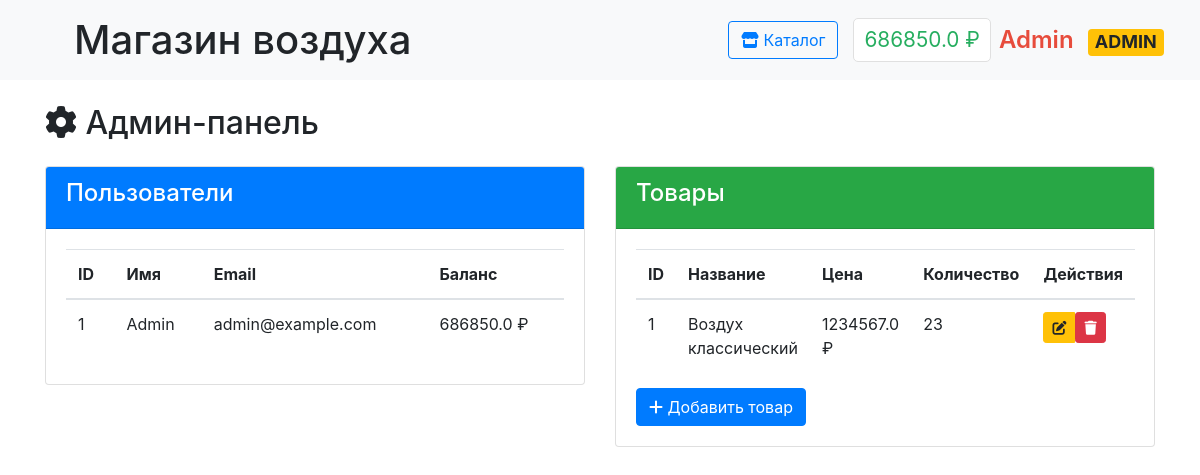
Page /admin (signed in) on the earlier database version.
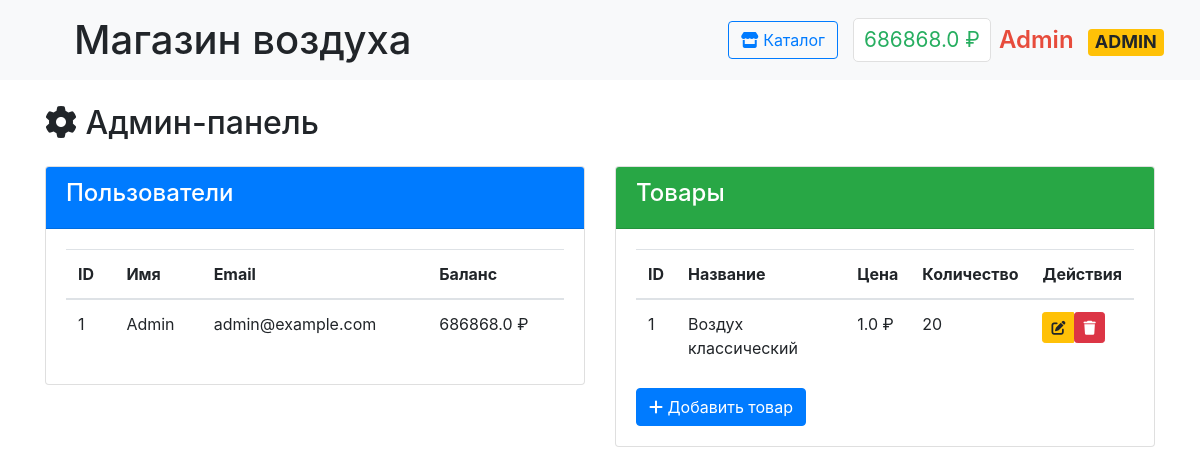
Same page on the later database version.
### data/users.py (models this page shows, shortened)
class User(SqlAlchemyBase, UserMixin):
    __tablename__ = 'users'
    id = Column(Integer, primary_key=True, autoincrement=True)
    surname = Column(String, nullable=False)
    name = Column(String, nullable=False)
    email = Column(String, unique=True, nullable=False)
    hashed_password = Column(String, nullable=False)
    balance = Column(Float, default=0)
    is_admin = Column(Boolean, default=False)

### data/products.py (models this page shows)
class Product(SqlAlchemyBase):
    __tablename__ = 'products'
    id = sa.Column(sa.Integer, primary_key=True, autoincrement=True)
    title = sa.Column(sa.String, nullable=False)
    description = sa.Column(sa.Text)
    price = sa.Column(sa.Float, nullable=False)
    quantity = sa.Column(sa.Integer, default=0)
    image_url = sa.Column(sa.String)
    category = sa.Column(sa.String)
    created_at = sa.Column(sa.DateTime, default=sa.func.now())
    is_available = sa.Column(sa.Boolean, default=True)

### main.py (the view)
@app.route('/admin')
@login_required
def admin_panel():
    if not current_user.is_admin:
        abort(403)
    db_sess = db_session.create_session()
    users = db_sess.query(User).all()
    products = db_sess.query(Product).all()
    return render_template('admin_panel.html',
                           users=users,
                           products=products)

### data/db_session.py (called while the page is built)
def create_session() -> Session:
    global __factory
    return __factory()

### main.py (called while the page is built)
@login_manager.user_loader
def load_user(user_id):
    db_sess = db_session.create_session()
    return db_sess.get(User, user_id)

### templates/admin_panel.html
{% extends "base.html" %}
{% block content %}
<div class="container mt-4">
    <h2><i class="fas fa-cog"></i> Админ-панель</h2>
    <div class="row mt-4">
        <div class="col-md-6">
            <div class="card">
                <div class="card-header bg-primary text-white">
                    <h4>Пользователи</h4>
                </div>
                <div class="card-body">
                    <table class="table">
                        <thead>
                            <tr>
                                <th>ID</th>
                                <th>Имя</th>
                                <th>Email</th>
                                <th>Баланс</th>
                            </tr>
                        </thead>
                        <tbody>
                            {% for user in users %}
                            <tr>
                                <td>{{ user.id }}</td>
                                <td>{{ user.name }}</td>
                                <td>{{ user.email }}</td>
                                <td>{{ user.balance }} ₽</td>
                            </tr>
                            {% endfor %}
                        </tbody>
                    </table>
                </div>
            </div>
        </div>
        <div class="col-md-6">
            <div class="card">
                <div class="card-header bg-success text-white">
                    <h4>Товары</h4>
                </div>
                <div class="card-body">
                    <table class="table">
                        <thead>
                            <tr>
                                <th>ID</th>
                                <th>Название</th>
                                <th>Цена</th>
                                <th>Количество</th>
                                <th>Действия</th>
                            </tr>
                        </thead>
                        <tbody>
                            {% for product in products %}
                            <tr>
                                <td>{{ product.id }}</td>
                                <td>{{ product.title }}</td>
                                <td>{{ product.price }} ₽</td>
                                <td>{{ product.quantity }}</td>
                                <td>
                                    <div class="btn-group" role="group">
                                        <a href="{{ url_for('edit_product', id=product.id) }}"
                                           class="btn btn-sm btn-warning"
                                           title="Редактировать">
                                            <i class="fas fa-edit"></i>
                                        </a>
                                        <form action="{{ url_for('delete_product', id=product.id) }}"
                                              method="POST"
                                              style="display: inline;">
                                            <button type="submit"
                                                    class="btn btn-sm btn-danger"
                                                    onclick="return confirm('Вы уверены, что хотите удалить этот товар?')"
                                                    title="Удалить">
                                                <i class="fas fa-trash"></i>
                                            </button>
                                        </form>
                                    </div>
                                </td>
                            </tr>
                            {% endfor %}
                        </tbody>
                    </table>
                    <div class="mt-3">
                        <a href="{{ url_for('add_product') }}" class="btn btn-primary">
                            <i class="fas fa-plus"></i> Добавить товар
                        </a>
                    </div>
                </div>
            </div>
        </div>
    </div>
</div>
{% endblock %}

### templates/base.html (shortened to what this page needs)
<!doctype html>
<html lang="en">
<head>
    <link rel="stylesheet" href="https://stackpath.bootstrapcdn.com/bootstrap/4.4.1/css/bootstrap.min.css">
    <link rel="stylesheet" href="https://cdnjs.cloudflare.com/ajax/libs/font-awesome/6.0.0/css/all.min.css">
    <link rel="stylesheet" href="{{ url_for('static', filename='css/style.css') }}">
</head>
<body>
<nav class="navbar navbar-light bg-light">
    <div class="navbar-container">
        <h1 class="m-2" style="padding-left: 30px;">Магазин воздуха</h1>
        <div class="nav-section">
            {% if current_user.is_authenticated %}
                <a href="{{ url_for('index') }}" class="btn btn-outline-primary">
                    <i class="fas fa-store"></i> Каталог
                </a>
                <div class="d-flex align-items-center">
                    <span class="balance mr-2" onclick="window.location.href='{{ url_for('payment') }}'">
                        {{ current_user.balance }} ₽
                    </span>
                    <span class="username {% if current_user.is_admin %}admin-badge{% endif %}"
                          onclick="window.location.href='{{ url_for('profile') }}'">
                        {{ current_user.name }}
                        {% if current_user.is_admin %}<span class="badge badge-warning ml-2">ADMIN</span>{% endif %}
                    </span>
                </div>
            {% endif %}
        </div>
    </div>
</nav>
<main>
    {% block content %}{% endblock %}
</main>
</body>
</html>

Differences in the rows shown:
changed User "Admin": balance "686850.0" → "686868.0"
changed Product "Воздух классический": price "1234567.0" → "1.0"; quantity "23" → "20"
